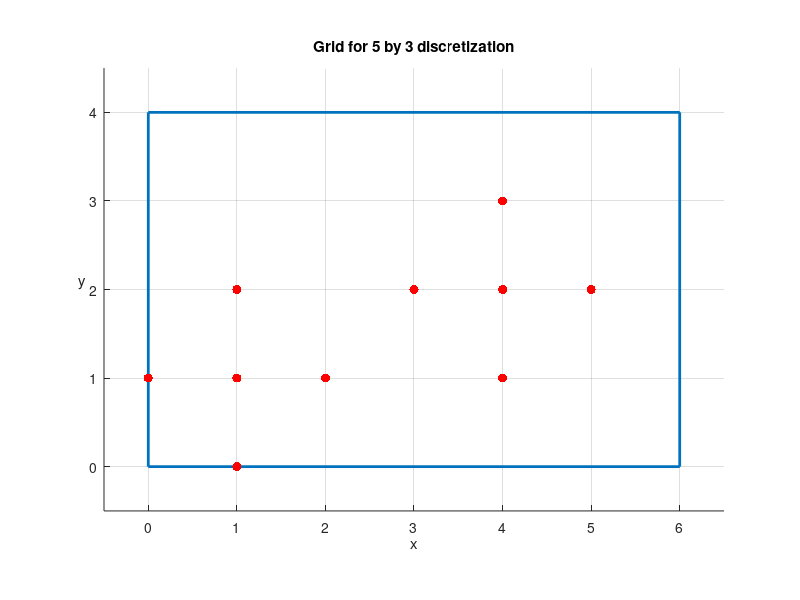
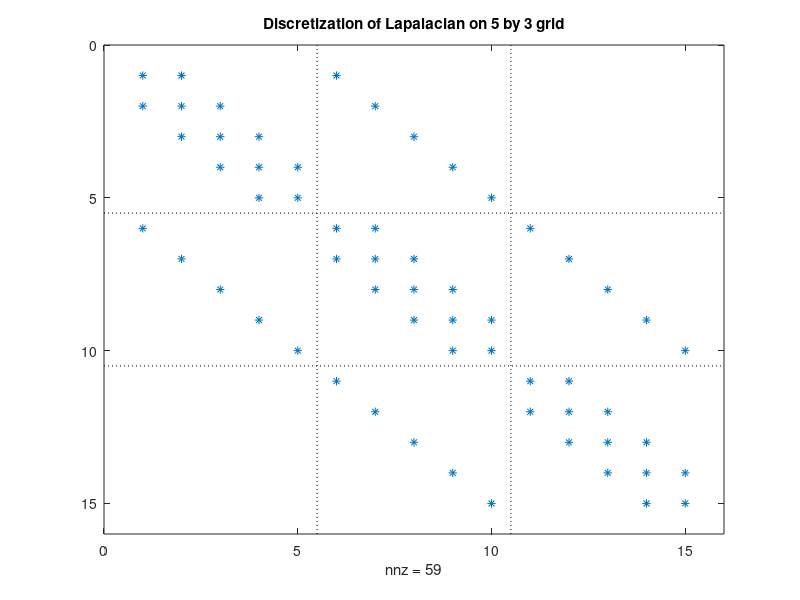

The MATLAB script that drew these images, in order:
% MATH2089: File = exlaplace2d.m
% Discretization of Laplacian in two dimensions
% producing a sparse linear systme of equations

format compact

% Discretization: m + 1 intervals in x, n + 1 intervals in y
m = 5; n = 3;
%m = 12; n = 10;
%m = 20; n = 40;
mn = m * n;
fprintf('\nLaplace equation on a rectangular domain\n');
fprintf('Number of intervals in x direction = %d', m+1);
fprintf(' (%d points including boundaries)\n', m+2);
fprintf('Number of intervals in y direction = %d', n+1);
fprintf(' (%d points including boundaries)\n', n+2);
fprintf('Total number of variables (internal grid points) = %d\n', mn);

figure(1)
clf
gpts = [0, m+1, 0, n+1];
axis(gpts)
axis('square')
hold on
ph = plot([0, 0, m+1, m+1, 0], [0, n+1, n+1, 0, 0], 'LineWidth', 2);
set(gca, 'XTick', [0:m+1]);
set(gca, 'YTick', [0:n+1]);
grid;
t = sprintf('Grid for %d by %d discretization', m, n);
title(t);
xlabel('x')
ylabel('y', 'Rotation', 0)
axis equal
set(gca, 'XLim', [-0.5 m+1.5]);
set(gca, 'YLim', [-0.5 n+1.5]);

hold on
sz = 20;
% Shifts for 5-point stencil centred at grid point (i,j)
xdv = [-1 0 0 0 1]; ydv = [0 -1 0 1 0];
if m >= 10 & n >= 10
    plot(1+xdv, 1+ydv, 'r.', 'MarkerSize' ,sz)
    %plot(3+xdv, 2+ydv, 'm.', 'MarkerSize' ,sz)
    plot(6+xdv, 1+ydv, 'r.', 'MarkerSize' ,sz)
    plot(m+xdv, 1+ydv, 'r.', 'MarkerSize' ,sz)
    plot(1+xdv, 5+ydv, 'r.', 'MarkerSize' ,sz)
    plot(6+xdv, 5+ydv, 'r.', 'MarkerSize' ,sz)
    plot(m+xdv, 5+ydv, 'r.', 'MarkerSize' ,sz)
    plot(1+xdv, n+ydv, 'r.', 'MarkerSize' ,sz)
    plot(6+xdv, n+ydv, 'r.', 'MarkerSize' ,sz)
    plot(m+xdv, n+ydv, 'r.', 'MarkerSize' ,sz)
else
    plot(1+xdv, 1+ydv, 'r.', 'MarkerSize' ,sz)
    plot(4+xdv, 2+ydv, 'r.', 'MarkerSize' ,sz)
end
hold off


% Sparse diagonal setup for row ordering of variables
t0 = cputime;
e = ones(mn,1);
em1 = e;
em1([m:m:mn]) = zeros(n,1);
ep1 = e;
ep1([1:m:mn]) = zeros(n,1);
dp = [-m, -1, 0, 1, m];
A = spdiags([-e,-em1,4*e,-ep1,-e], dp, mn, mn);
tA = cputime - t0;
fprintf('Time for sparse diagonal setup = %.2f secs\n', tA);

% Block diagonal setup for row ordering of variables
tA1 = cputime;
B = spdiags([-e 4*e -e], [-1 0 1], m, m);
D = -speye(m, m);
A1 = sparse(mn, mn); % Sparse mn by mn matrix of all zeros
J = [1:m];
A1(J,J) = B;
A1(J,m+J) = D;
for j = 2:n-1
    J = [(j-1)*m+1:j*m];
    A1(J,J-m) = D;
    A1(J,J) = B;
    A1(J,J+m) = D;
end;
J = [(n-1)*m+1:mn];
A1(J,J-m) = D;
A1(J,J) = B;
tA1 = cputime - t0;
fprintf('Time for block tridiagonal setup = %.2f secs\n', tA1);
A1chk = norm(A-A1, inf);

% Non-zero elements in A
figure(2)
spy(A)
title(['Discretization of Lapalacian on ' num2str(m) ' by ' num2str(n) ' grid']);
hold on
plot(m*[1; 1]*[1:n-1]+0.5, [0; m*n+1]*ones(1,n-1), 'k:')
plot([0; m*n+1]*ones(1,n-1), m*[1; 1]*[1:n-1]+0.5, 'k:')
hold off